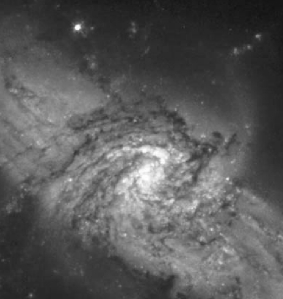
#> input picture Filtro de Média Para Imagens/Galaxy.jpg, 283 x 299 px
$ jupyter execute Filtro.ipynb
#> lines starting #> are read from the running program, lines starting #| are printed output that depends on the picture
[cell 1]
import numpy as np
import matplotlib.pyplot as plt
import cv2

[cell 2]
# Carregando a imagem com o OpenCV
imagem  = cv2.imread('Galaxy.jpg')
#> imagem is the input picture: shape (299, 283, 3); min 19, max 254, mean 89.6
image = cv2.cvtColor(imagem, cv2.COLOR_BGR2GRAY) # Convertendo a imagem para a cor cinza
image.shape # Dimensões da imagem
#> Out = (299, 283)

[cell 3]
ruido = 64 # Desvio padrão de 64 níveis de intensidade, como foi definido no livro da disciplina

### Função para criar uma lista de imagens ruidosas para aplicar a média

[cell 4]
def imagens_ruidosas(i, r):
#> called with r = 64
    Lista_imagens_ruidosas=[] # Lista para armazenar as imagens ruidosas
    k = 0
    while(k != 100): # Loop para gerar as imagens ruidosas
        ruidos = np.random.normal(0, r, i.shape) # Função para gerar um ruído aleatório
        imagem_ruidosa = i + ruidos # Criando o rúido gaussiano aditivo
        Lista_imagens_ruidosas.append(imagem_ruidosa) # Adiciona a imagem ruidosa na lista
        k = k + 1
#> this loop made 100 passes
#> pass 1, in imagens_ruidosas, `imagem_ruidosa = i + ruidos`:
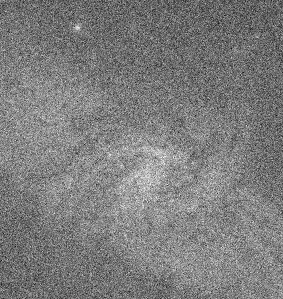
#> imagem_ruidosa: shape (299, 283) float64; min -231.6, max 421.2, mean 89.5; drawn with min black and max white
#> pass 2, in imagens_ruidosas, `imagem_ruidosa = i + ruidos`:
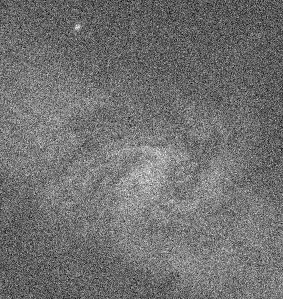
#> imagem_ruidosa: shape (299, 283) float64; min -194.7, max 447.6, mean 90.5; drawn with min black and max white
#> pass 3, in imagens_ruidosas, `imagem_ruidosa = i + ruidos`:
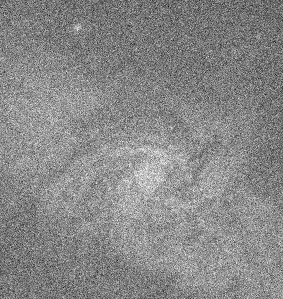
#> imagem_ruidosa: shape (299, 283) float64; min -268.5, max 400.2, mean 89.3; drawn with min black and max white
#> after the loop, Lista_imagens_ruidosas = 100 items; k = 100
    return Lista_imagens_ruidosas

[cell 5]
images_ruidosas = imagens_ruidosas(image, ruido) # Criando a lista de imagens ruidosas
#> images_ruidosas = 100 items

### Função para calcular a média das imagens ruidosas, que passa como paramêtros a lista "images_ruidosas" e um parâmetro k (define quantas imagens ruidosas vão ser utilizadas para o cálculo da média)

[cell 6]
def media_imagens_ruidosas(images_ruidosas, k):
#> called with k = 5
    first_image = images_ruidosas[0] # Pegando a primeira imagem da lista para usar como modelo
    soma = np.zeros_like(first_image) # Cria uma matriz de zeros com o formato de first_image
    count = 1 # Contador a partir da posição 1 da lista
    while(count != k): # Enquanto count for diferente de k (5, 10, 20, ...), o loop continua
        soma = soma + images_ruidosas[count] # Soma as imagens ruidosas
        count = count + 1
#> this loop made 4 passes
#> pass 2, in media_imagens_ruidosas, `soma = soma + images_ruidosas[count]`:
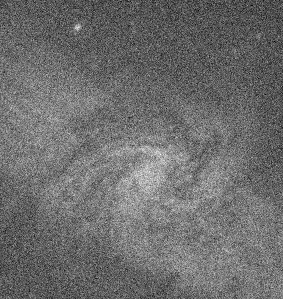
#> soma: shape (299, 283) float64; min -285, max 794.1, mean 179.8; drawn with min black and max white
#> pass 3, in media_imagens_ruidosas, `soma = soma + images_ruidosas[count]`:
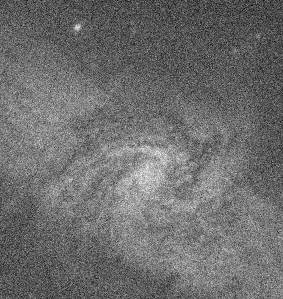
#> soma: shape (299, 283) float64; min -333.4, max 1063.1, mean 269.5; drawn with min black and max white
#> after the loop:
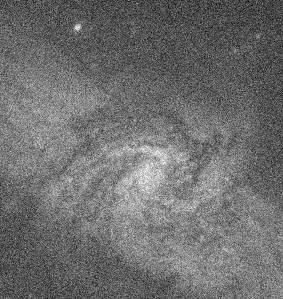
#> soma: shape (299, 283) float64; min -363.3, max 1299.6, mean 359.6; drawn with min black and max white
#> after the loop, count = 5
    media = soma/k # Tira a média dividindo soma pelo número de imagens ruidosas (k)
    return media

### Criando as Imagens melhoradas

[cell 7]
imagem_melhorada_5 = media_imagens_ruidosas(images_ruidosas, 5)
imagem_melhorada_10 = media_imagens_ruidosas(images_ruidosas, 10)
#> call 2 of media_imagens_ruidosas, with k = 10
#> after the loop in media_imagens_ruidosas (call 2), `while(count != k):`:
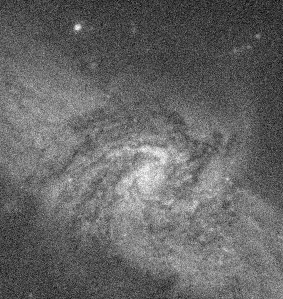
#> soma: shape (299, 283) float64; min -432.4, max 2649.1, mean 808.1; drawn with min black and max white
#> after the loop in media_imagens_ruidosas (call 2), `while(count != k):`: count = 10
imagem_melhorada_20 = media_imagens_ruidosas(images_ruidosas, 20)
#> call 3 of media_imagens_ruidosas, with k = 20
#> after the loop in media_imagens_ruidosas (call 3), `while(count != k):`:
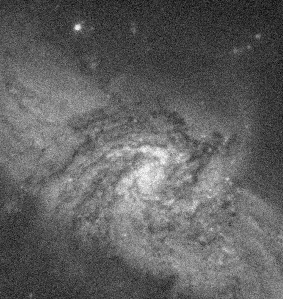
#> soma: shape (299, 283) float64; min -505, max 5290.9, mean 1704.3; drawn with min black and max white
#> after the loop in media_imagens_ruidosas (call 3), `while(count != k):`: count = 20
imagem_melhorada_50 = media_imagens_ruidosas(images_ruidosas, 50)
imagem_melhorada_100 = media_imagens_ruidosas(images_ruidosas, 100)

Plotando as Imagens

[cell 8]
# Plotando as fotos com ruído e com as médias aplicadas

fig, eixos = plt.subplots(2, 3, figsize=(15,10))

eixos[0,0].imshow(images_ruidosas[0], cmap='gray') # Posso escolher qualquer imagem ruidosa da list images_ruidosas[]
eixos[0,0].set_title('Imagem Ruidosa')

eixos[0,1].imshow(imagem_melhorada_5, cmap='gray')
eixos[0,1].set_title(f'Média de 5 imagens')

eixos[0,2].imshow(imagem_melhorada_10, cmap='gray')
eixos[0,2].set_title(f'Média de 10 imagens')

eixos[1,0].imshow(imagem_melhorada_20, cmap='gray')
eixos[1,0].set_title(f'Média de 20 imagens')

eixos[1,1].imshow(imagem_melhorada_50, cmap='gray')
eixos[1,1].set_title(f'Média de 50 imagens')

eixos[1,2].imshow(imagem_melhorada_100, cmap='gray')
eixos[1,2].set_title(f'Média de 100 imagens')
